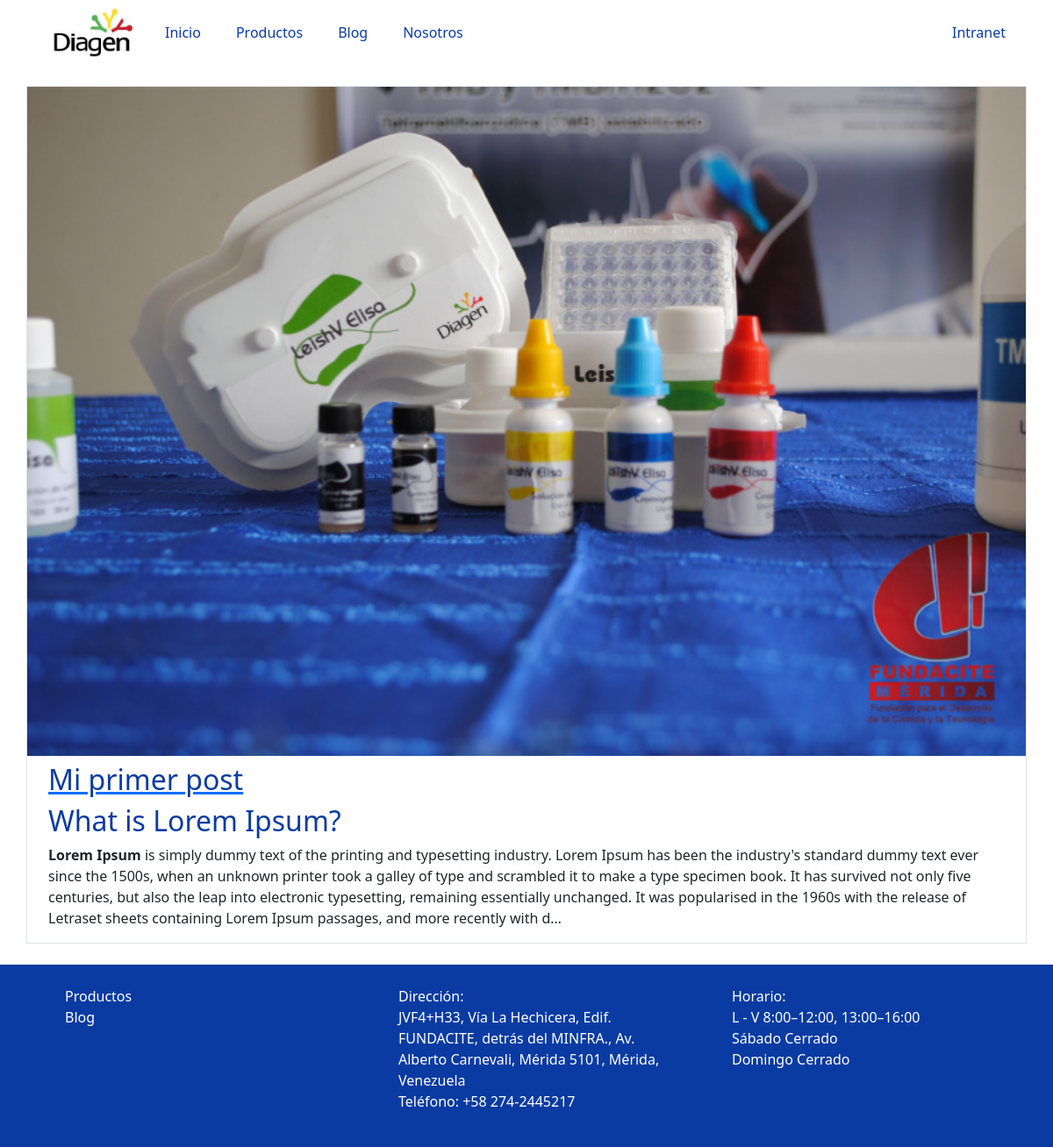
The page /posts on the database its author committed.
### cms/models.py (models this page shows, shortened)
class Post(models.Model):
    title = models.CharField(max_length=120)
    content = RichTextField()
    image = models.ImageField(upload_to='uploads/')
    status = models.BooleanField(default=True)

### cms/views.py (the view)
# urls.py: path('posts', PostListView.as_view(), name='post-list'),
class PostListView(ListView):
    template_name = 'post-list.html'
    model = Post

### templates/post-list.html
{% extends "base.html" %}
{% block content %}
    <div class="container my-4">
            <div class="row">
                {% for object in object_list %}
                    <div class="col-12 border p-0">
                        <div class="col-12">
                          <img src="/{{ object.image }}" class="img-fluid col-12" />
                        </div>
                        <a href="{% url 'post' pk=object.pk %}"><h2 class="px-4 pt-2">{{ object.title|safe }}</h2></a>
                        <div class="col-12 px-4">
                            {{ object.content|safe|truncatechars:555 }}
                        </div>
                    </div>
                {% endfor %}
            </div>
</div>
{% endblock %}

### static/css/style.css (style rules this page uses)
body { background-color: white; }
h1, h2, h3, h4, h5 { color: #0b3ba2 }

### rows shown on the page
Post: image (picture), title "Mi primer post", content "What is Lorem Ipsum? Lorem Ipsum is simply dummy text of the printing and typesetting industry. Lorem Ipsum has been the industry's standard dummy text ever since the 1500s, when an unknown printer took a galley of type and scrambled it to make a type specimen book. It has survived not only five centuries, but also the leap into electronic typesetting, remaining essentially unchanged. It was popularised in the 1960s with the release of Letraset sheets containing Lorem Ipsum passages, and more recently with d…"
